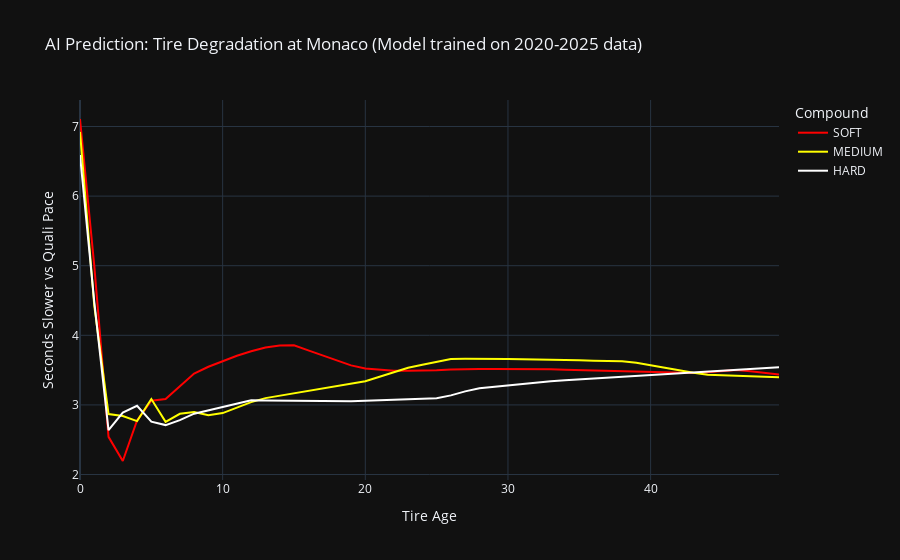

Write notebook code for a chart like this one.
### Code cell
TEST_TRACK = 'Monaco'
print(f'Generating predictions for {TEST_TRACK}...')

viz_data = []
ages = np.arange(0, 50, 1)

with torch.no_grad():
    track_idx = ALL_TRACKS.index(TEST_TRACK)

    for comp_name in COMPOUNDS:
        comp_idx = COMPOUNDS.index(comp_name)

        batch_inputs = []

        for age in ages:
            vec = [age] + [0]*len(COMPOUNDS) + [0]*len(ALL_TRACKS)
            vec[1+ comp_idx] = 1
            vec[1 + len(COMPOUNDS) + track_idx] = 1
            batch_inputs.append(vec)
        preds = model(torch.tensor(batch_inputs, dtype=torch.float32)).numpy().flatten()

        for age, val in zip(ages, preds):
            viz_data.append({
                'Tire Age': age,
                'Compound': comp_name,
                'Predicted Time Loss (s)': val
            })
df_viz = pd.DataFrame(viz_data)

fig = px.line(
    df_viz, x='Tire Age', y='Predicted Time Loss (s)', color='Compound',
    title=f'AI Prediction: Tire Degradation at {TEST_TRACK} (Model trained on 2020-2025 data)',
    template="plotly_dark",
    color_discrete_map={'SOFT': 'red', 'MEDIUM': 'yellow', 'HARD': 'white'}
)
fig.update_layout(yaxis_title="Seconds Slower vs Quali Pace")
fig.show()

### Figure 1 — Plotly figure (JSON) as saved in the notebook; plotly's stock layout.template omitted (floating-point values rounded to 4 significant figures)
{"data": [{"hovertemplate": "Compound=SOFT<br>Tire Age=%{x}<br>Predicted Time Loss (s)=%{y}<extra></extra>", "legendgroup": "SOFT", "line": {"color": "red", "dash": "solid"}, "marker": {"symbol": "circle"}, "mode": "lines", "name": "SOFT", "orientation": "v", "showlegend": true, "type": "scatter", "x": [0, 1, 2, 3, 4, 5, 6, 7, 8, 9, 10, 11, 12, 13, 14, 15, 16, 17, 18, 19, 20, 21, 22, 23, 24, 25, 26, 27, 28, 29, 30, 31, 32, 33, 34, 35, 36, 37, 38, 39, 40, 41, 42, 43, 44, 45, 46, 47, 48, 49], "xaxis": "x", "y": [7.108, 5.001, 2.541, 2.194, 2.777, 3.061, 3.083, 3.262, 3.451, 3.548, 3.629, 3.706, 3.771, 3.825, 3.854, 3.856, 3.784, 3.71, 3.638, 3.568, 3.522, 3.503, 3.491, 3.49, 3.489, 3.497, 3.508, 3.515, 3.516, 3.517, 3.518, 3.519, 3.517, 3.512, 3.506, 3.501, 3.496, 3.49, 3.485, 3.479, 3.474, 3.468, 3.463, 3.458, 3.469, 3.485, 3.502, 3.482, 3.459, 3.436], "yaxis": "y"}, {"hovertemplate": "Compound=MEDIUM<br>Tire Age=%{x}<br>Predicted Time Loss (s)=%{y}<extra></extra>", "legendgroup": "MEDIUM", "line": {"color": "yellow", "dash": "solid"}, "marker": {"symbol": "circle"}, "mode": "lines", "name": "MEDIUM", "orientation": "v", "showlegend": true, "type": "scatter", "x": [0, 1, 2, 3, 4, 5, 6, 7, 8, 9, 10, 11, 12, 13, 14, 15, 16, 17, 18, 19, 20, 21, 22, 23, 24, 25, 26, 27, 28, 29, 30, 31, 32, 33, 34, 35, 36, 37, 38, 39, 40, 41, 42, 43, 44, 45, 46, 47, 48, 49], "xaxis": "x", "y": [6.923, 4.427, 2.869, 2.841, 2.767, 3.084, 2.757, 2.872, 2.897, 2.85, 2.882, 2.961, 3.04, 3.098, 3.132, 3.165, 3.199, 3.233, 3.266, 3.3, 3.341, 3.406, 3.472, 3.534, 3.577, 3.62, 3.66, 3.662, 3.665, 3.662, 3.66, 3.658, 3.655, 3.653, 3.65, 3.643, 3.635, 3.628, 3.626, 3.605, 3.567, 3.532, 3.497, 3.462, 3.434, 3.426, 3.419, 3.412, 3.405, 3.398], "yaxis": "y"}, {"hovertemplate": "Compound=HARD<br>Tire Age=%{x}<br>Predicted Time Loss (s)=%{y}<extra></extra>", "legendgroup": "HARD", "line": {"color": "white", "dash": "solid"}, "marker": {"symbol": "circle"}, "mode": "lines", "name": "HARD", "orientation": "v", "showlegend": true, "type": "scatter", "x": [0, 1, 2, 3, 4, 5, 6, 7, 8, 9, 10, 11, 12, 13, 14, 15, 16, 17, 18, 19, 20, 21, 22, 23, 24, 25, 26, 27, 28, 29, 30, 31, 32, 33, 34, 35, 36, 37, 38, 39, 40, 41, 42, 43, 44, 45, 46, 47, 48, 49], "xaxis": "x", "y": [6.591, 4.481, 2.639, 2.891, 2.987, 2.759, 2.71, 2.782, 2.874, 2.92, 2.969, 3.019, 3.065, 3.063, 3.059, 3.056, 3.053, 3.049, 3.046, 3.053, 3.06, 3.068, 3.075, 3.083, 3.09, 3.097, 3.137, 3.195, 3.239, 3.261, 3.284, 3.306, 3.327, 3.341, 3.353, 3.366, 3.378, 3.39, 3.403, 3.415, 3.428, 3.44, 3.453, 3.465, 3.477, 3.49, 3.502, 3.515, 3.527, 3.54], "yaxis": "y"}], "layout": {"legend": {"title": {"text": "Compound"}, "tracegroupgap": 0}, "title": {"text": "AI Prediction: Tire Degradation at Monaco (Model trained on 2020-2025 data)"}, "xaxis": {"anchor": "y", "domain": [0, 1], "title": {"text": "Tire Age"}}, "yaxis": {"anchor": "x", "domain": [0, 1], "title": {"text": "Seconds Slower vs Quali Pace"}}}}
